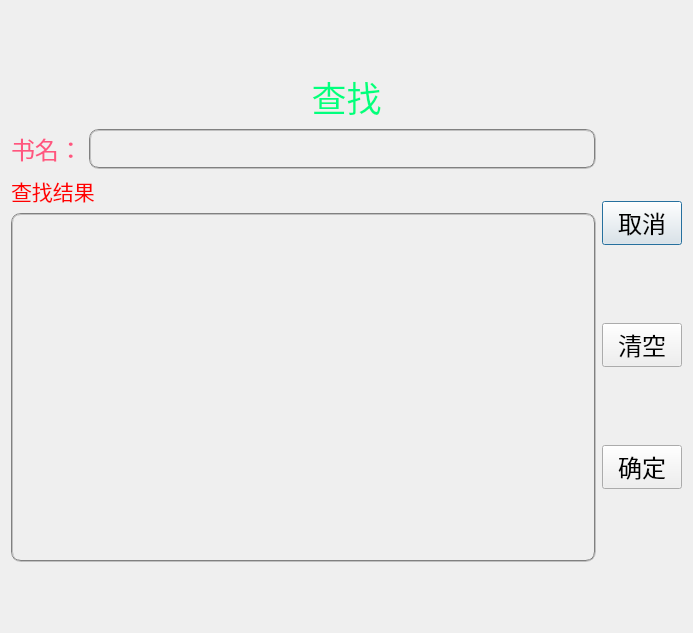
<?xml version="1.0" encoding="UTF-8"?>
<ui version="4.0">
 <class>searchdialog</class>
 <widget class="QDialog" name="searchdialog">
  <property name="geometry">
   <rect>
    <x>0</x>
    <y>0</y>
    <width>693</width>
    <height>633</height>
   </rect>
  </property>
  <property name="windowTitle">
   <string>搜索书本</string>
  </property>
  <property name="windowIcon">
   <iconset resource="appico.qrc">
    <normaloff>:/btn.png</normaloff>:/btn.png</iconset>
  </property>
  <property name="styleSheet">
   <string notr="true">#searchdialog{border-image: url(:/新前缀/cb8065380cd79123b53fe4beae345982b3b78018.jpg);}</string>
  </property>
  <layout class="QVBoxLayout" name="verticalLayout_5">
   <item>
    <spacer name="verticalSpacer">
     <property name="orientation">
      <enum>Qt::Vertical</enum>
     </property>
     <property name="sizeType">
      <enum>QSizePolicy::Fixed</enum>
     </property>
     <property name="sizeHint" stdset="0">
      <size>
       <width>20</width>
       <height>60</height>
      </size>
     </property>
    </spacer>
   </item>
   <item>
    <layout class="QVBoxLayout" name="verticalLayout_4">
     <item>
      <widget class="QLabel" name="label">
       <property name="text">
        <string>&lt;html&gt;&lt;head/&gt;&lt;body&gt;&lt;p align=&quot;center&quot;&gt;&lt;span style=&quot; font-size:26pt; color:#00ff7f;&quot;&gt;查找&lt;/span&gt;&lt;/p&gt;&lt;/body&gt;&lt;/html&gt;</string>
       </property>
      </widget>
     </item>
     <item>
      <layout class="QHBoxLayout" name="horizontalLayout_2">
       <item>
        <layout class="QVBoxLayout" name="verticalLayout_2">
         <item>
          <layout class="QHBoxLayout" name="horizontalLayout">
           <item>
            <widget class="QLabel" name="label_2">
             <property name="text">
              <string>&lt;html&gt;&lt;head/&gt;&lt;body&gt;&lt;p&gt;&lt;span style=&quot; font-size:18pt; color:#ff557f;&quot;&gt;书名：&lt;/span&gt;&lt;/p&gt;&lt;/body&gt;&lt;/html&gt;</string>
             </property>
            </widget>
           </item>
           <item>
            <widget class="QLineEdit" name="searchline">
             <property name="font">
              <font>
               <family>隶书</family>
               <pointsize>16</pointsize>
              </font>
             </property>
             <property name="styleSheet">
              <string notr="true">border:2px groove gray;border-radius:10px;padding:2px 4px;
background:transparent;color:white;</string>
             </property>
            </widget>
           </item>
          </layout>
         </item>
         <item>
          <layout class="QVBoxLayout" name="verticalLayout_3">
           <item>
            <widget class="QLabel" name="label_3">
             <property name="text">
              <string>&lt;html&gt;&lt;head/&gt;&lt;body&gt;&lt;p&gt;&lt;span style=&quot; font-size:16pt; color:#ff0000;&quot;&gt;查找结果&lt;/span&gt;&lt;/p&gt;&lt;/body&gt;&lt;/html&gt;</string>
             </property>
            </widget>
           </item>
           <item>
            <widget class="QListView" name="resultline">
             <property name="font">
              <font>
               <family>等线</family>
               <pointsize>16</pointsize>
              </font>
             </property>
             <property name="styleSheet">
              <string notr="true">border:2px groove gray;border-radius:10px;padding:2px 4px;
background:transparent;color:white;</string>
             </property>
            </widget>
           </item>
          </layout>
         </item>
        </layout>
       </item>
       <item>
        <layout class="QVBoxLayout" name="verticalLayout">
         <item>
          <widget class="QPushButton" name="cancelbutton">
           <property name="font">
            <font>
             <family>等线</family>
             <pointsize>18</pointsize>
            </font>
           </property>
           <property name="styleSheet">
            <string notr="true">QPushButton#cancelbutton
{
border-color:white;
border-image: url(:/按钮.PNG);
}
QPushButton#cancelbutton:hover
{
color:white;
border-image: url(:/按钮.PNG);
}
QPushButton#cancelbutton:pressed
{
color:blue;
border-image: url(:/按钮.PNG);
border:transparent;
}</string>
           </property>
           <property name="text">
            <string>取消</string>
           </property>
          </widget>
         </item>
         <item>
          <widget class="QPushButton" name="cancelbutton_2">
           <property name="font">
            <font>
             <family>等线</family>
             <pointsize>18</pointsize>
            </font>
           </property>
           <property name="styleSheet">
            <string notr="true">QPushButton#cancelbutton_2
{
border-color:white;
border-image: url(:/按钮.PNG);
}
QPushButton#cancelbutton_2:hover
{
color:white;
border-image: url(:/按钮.PNG);
}
QPushButton#cancelbutton_2:pressed
{
color:blue;
border-image: url(:/按钮.PNG);
border:transparent;
}</string>
           </property>
           <property name="text">
            <string>清空</string>
           </property>
          </widget>
         </item>
         <item>
          <widget class="QPushButton" name="okbutton">
           <property name="font">
            <font>
             <family>等线</family>
             <pointsize>18</pointsize>
            </font>
           </property>
           <property name="styleSheet">
            <string notr="true">QPushButton#okbutton
{
border-color:white;
border-image: url(:/按钮.PNG);
}
QPushButton#okbutton:hover
{
color:white;
border-image: url(:/按钮.PNG);
}
QPushButton#okbutton:pressed
{
color:blue;
border-image: url(:/按钮.PNG);
border:transparent;
}</string>
           </property>
           <property name="text">
            <string>确定</string>
           </property>
          </widget>
         </item>
        </layout>
       </item>
      </layout>
     </item>
    </layout>
   </item>
   <item>
    <spacer name="verticalSpacer_2">
     <property name="orientation">
      <enum>Qt::Vertical</enum>
     </property>
     <property name="sizeType">
      <enum>QSizePolicy::Fixed</enum>
     </property>
     <property name="sizeHint" stdset="0">
      <size>
       <width>20</width>
       <height>60</height>
      </size>
     </property>
    </spacer>
   </item>
  </layout>
 </widget>
 <resources>
  <include location="appico.qrc"/>
 </resources>
 <connections/>
</ui>
